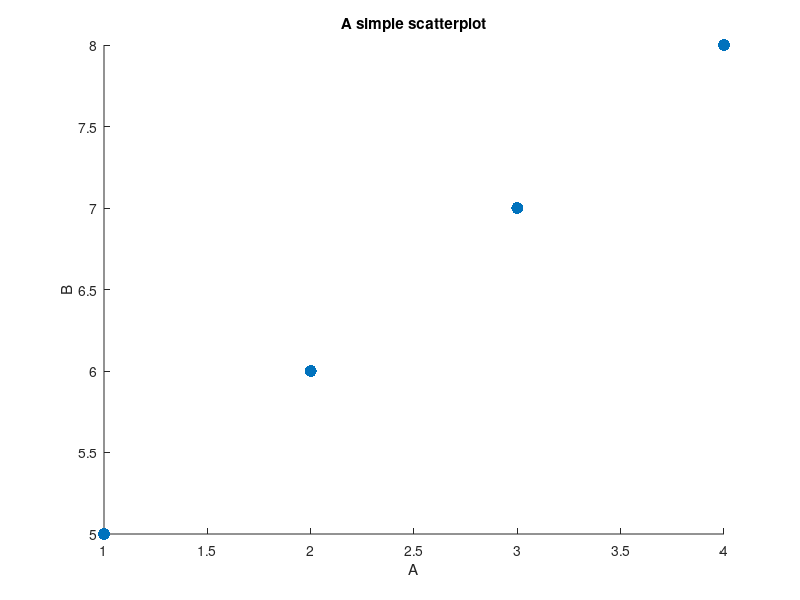

Reproduce this figure in MATLAB.
A = [1, 2, 3, 4];
B = [5, 6, 7, 8];

% Create scatter plot attributes
marker_size = 75;
color = 'black';

% Scatter plot with axis and title labeling
scatter(A, B, ...
        marker_size, color, 'filled');
xlabel('A');
ylabel('B');
title('A simple scatterplot');
